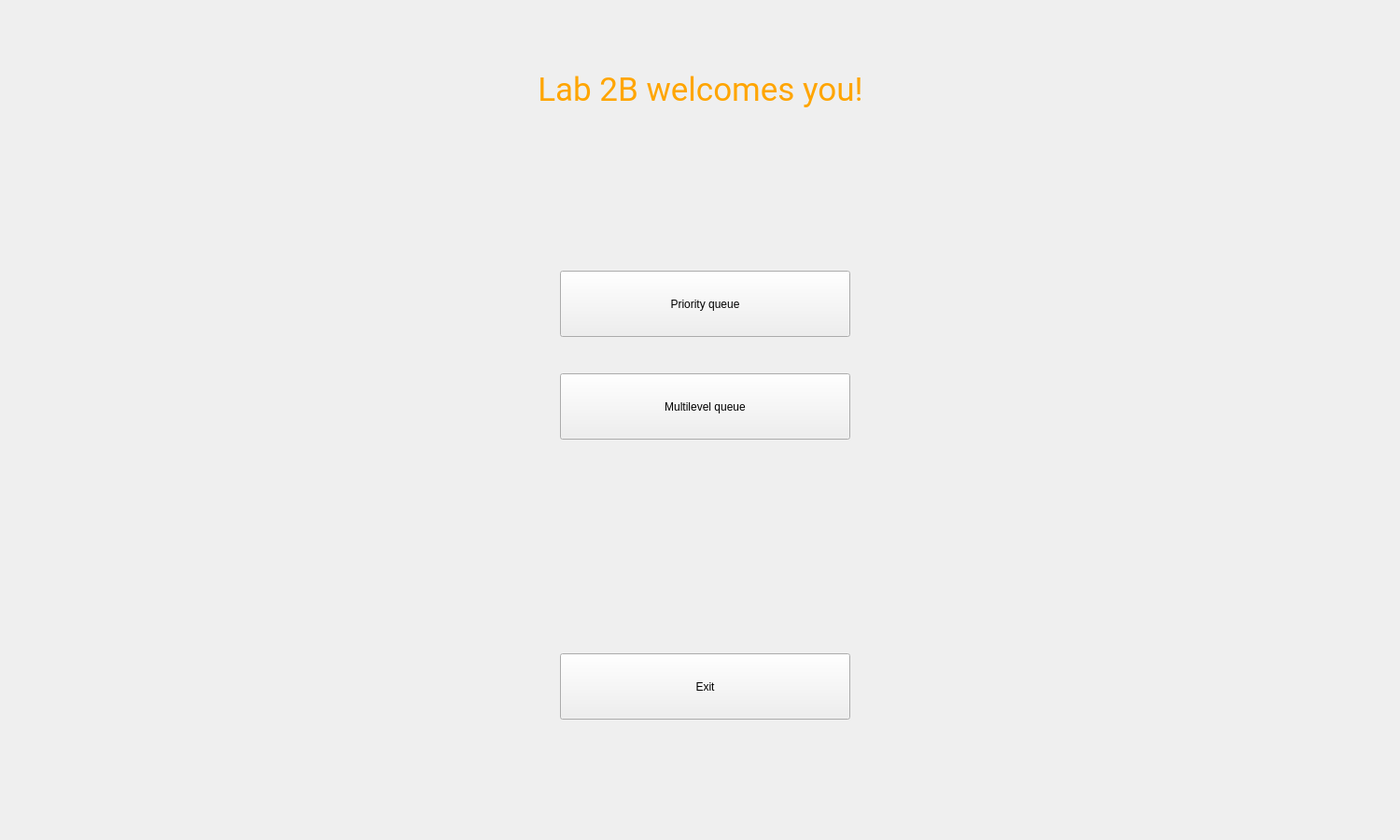
<?xml version="1.0" encoding="UTF-8"?>
<ui version="4.0">
 <class>MainWindow</class>
 <widget class="QMainWindow" name="MainWindow">
  <property name="geometry">
   <rect>
    <x>0</x>
    <y>0</y>
    <width>1500</width>
    <height>900</height>
   </rect>
  </property>
  <property name="windowTitle">
   <string>MainWindow</string>
  </property>
  <widget class="QWidget" name="centralwidget">
   <widget class="QStackedWidget" name="stackedWidget">
    <property name="geometry">
     <rect>
      <x>0</x>
      <y>0</y>
      <width>1500</width>
      <height>900</height>
     </rect>
    </property>
    <property name="currentIndex">
     <number>0</number>
    </property>
    <widget class="QWidget" name="mainPage">
     <widget class="QLabel" name="pageName">
      <property name="geometry">
       <rect>
        <x>0</x>
        <y>50</y>
        <width>1501</width>
        <height>91</height>
       </rect>
      </property>
      <property name="styleSheet">
       <string notr="true">color: orange;
font-size: 35px;
font-family: Roboto;</string>
      </property>
      <property name="text">
       <string>Lab 2B welcomes you!</string>
      </property>
      <property name="alignment">
       <set>Qt::AlignCenter</set>
      </property>
     </widget>
     <widget class="QPushButton" name="exitButton">
      <property name="geometry">
       <rect>
        <x>600</x>
        <y>700</y>
        <width>311</width>
        <height>71</height>
       </rect>
      </property>
      <property name="text">
       <string>Exit</string>
      </property>
     </widget>
     <widget class="QPushButton" name="multilevelQueueButton">
      <property name="geometry">
       <rect>
        <x>600</x>
        <y>400</y>
        <width>311</width>
        <height>71</height>
       </rect>
      </property>
      <property name="text">
       <string>Multilevel queue</string>
      </property>
     </widget>
     <widget class="QPushButton" name="priorityQueueButton">
      <property name="geometry">
       <rect>
        <x>600</x>
        <y>290</y>
        <width>311</width>
        <height>71</height>
       </rect>
      </property>
      <property name="text">
       <string>Priority queue</string>
      </property>
     </widget>
    </widget>
   </widget>
  </widget>
 </widget>
 <resources/>
 <connections/>
</ui>
